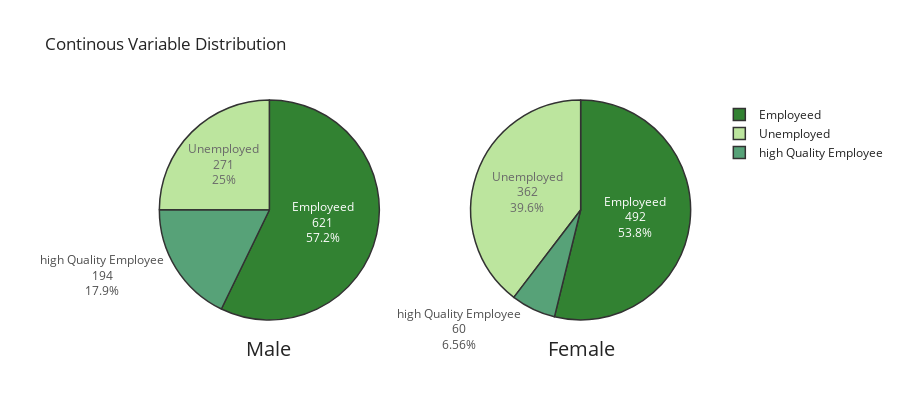

The cell this chart's notebook holds for it:
### Code cell
education_colors=['#ACDF87', 'darkgreen', 'seagreen', '#68BB59']
gender_by_Occupation = pd.DataFrame(df.groupby('Sex')['Occupation'].value_counts())
label=['Unemployed','Employeed','high Quality Employee']
education_colors=['#ACDF87', 'darkgreen', 'seagreen', '#68BB59']
fig = make_subplots(rows=1,cols=2, specs=[[{'type':'domain'}, {'type':'domain'}]])
fig.add_trace(
    go.Pie(labels=label,
           values=[int(gender_by_Occupation.loc[0,0]),int(gender_by_Occupation.loc[0,1]),
                  int(gender_by_Occupation.loc[0,2])],
           textinfo='percent+label+value',
           name='Male',
           marker_colors=education_colors
          ),
    row=1,col=1
)
fig.add_trace(
    go.Pie(labels=label,
           values=[int(gender_by_Occupation.loc[1,0]),int(gender_by_Occupation.loc[1,1]),
                  int(gender_by_Occupation.loc[1,2])],
           textinfo='percent+label+value',
           name='Female',
           marker_colors=education_colors
          ),
    row=1,col=2
)

fig.update_layout(
    height=400,
    title_text="Continous Variable Distribution", 
    template='simple_white',
     annotations=[dict(text='Male', x=0.18, y=-0.2, font_size=20, showarrow=False),
                 dict(text='Female', x=0.84, y=-0.2, font_size=20, showarrow=False)])
fig.update_traces(marker_line_color='black', 
                  marker_line_width=1.5, 
                  opacity=0.8)
fig.show()

### Figure 1 — Plotly figure (JSON) as saved in the notebook; plotly's stock layout.template omitted (floating-point values rounded to 4 significant figures)
{"data": [{"domain": {"x": [0, 0.45], "y": [0, 1]}, "labels": ["Unemployed", "Employeed", "high Quality Employee"], "marker": {"colors": ["#ACDF87", "darkgreen", "seagreen", "#68BB59"], "line": {"color": "black", "width": 1.5}}, "name": "Male", "opacity": 0.8, "textinfo": "percent+label+value", "type": "pie", "values": [271, 621, 194]}, {"domain": {"x": [0.55, 1], "y": [0, 1]}, "labels": ["Unemployed", "Employeed", "high Quality Employee"], "marker": {"colors": ["#ACDF87", "darkgreen", "seagreen", "#68BB59"], "line": {"color": "black", "width": 1.5}}, "name": "Female", "opacity": 0.8, "textinfo": "percent+label+value", "type": "pie", "values": [362, 492, 60]}], "layout": {"annotations": [{"font": {"size": 20}, "showarrow": false, "text": "Male", "x": 0.18, "y": -0.2}, {"font": {"size": 20}, "showarrow": false, "text": "Female", "x": 0.84, "y": -0.2}], "height": 400, "title": {"text": "Continous Variable Distribution"}}}
